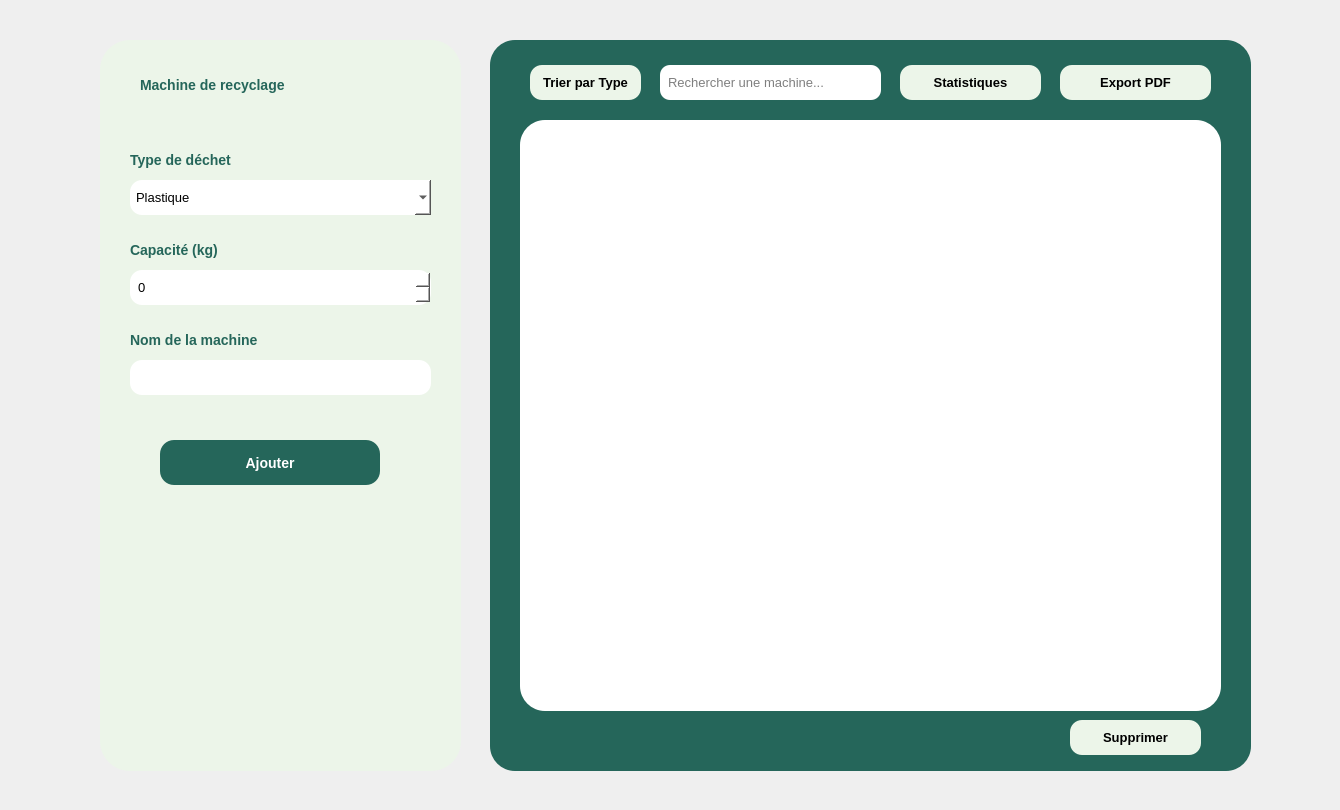
    <widget class="QWidget" name="GMachinePage">
     <widget class="QStackedWidget" name="MRstackedWidget">
      <property name="geometry">
       <rect>
        <x>0</x>
        <y>0</y>
        <width>1331</width>
        <height>801</height>
       </rect>
      </property>
      <widget class="QWidget" name="MRrecyclingPage_2">
       <widget class="QFrame" name="MRframe_inputs">
        <property name="geometry">
         <rect>
          <x>100</x>
          <y>40</y>
          <width>361</width>
          <height>731</height>
         </rect>
        </property>
        <property name="styleSheet">
         <string notr="true">QFrame{
 background-color:#ECF5E9;
 border-radius:30px;
}
QLabel{
 color:#25665A;
 font-weight:bold;
 font-size:14px;
}
QLineEdit, QComboBox,QSpinBox{
 background:white;
 border-radius:12px;
 padding:6px;
 color:black;
 font-size:13px;
}
QPushButton{
 background-color:#25665A;
 color:white;
 border-radius:14px;
 padding:10px;
 font-size:14px;
 font-weight:bold;
}
QPushButton:hover{
 background-color:#1D4840;
}
       </string>
        </property>
        <widget class="QLabel" name="MRlabel_titre">
         <property name="geometry">
          <rect>
           <x>40</x>
           <y>30</y>
           <width>260</width>
           <height>30</height>
          </rect>
         </property>
         <property name="text">
          <string>Machine de recyclage</string>
         </property>
        </widget>
        <widget class="QLabel" name="MRlabel_type">
         <property name="geometry">
          <rect>
           <x>30</x>
           <y>110</y>
           <width>200</width>
           <height>20</height>
          </rect>
         </property>
         <property name="text">
          <string>Type de déchet</string>
         </property>
        </widget>
        <widget class="QComboBox" name="MRcombo_typeDechet">
         <property name="geometry">
          <rect>
           <x>30</x>
           <y>140</y>
           <width>301</width>
           <height>35</height>
          </rect>
         </property>
         <item>
          <property name="text">
           <string>Plastique</string>
          </property>
         </item>
         <item>
          <property name="text">
           <string>Verre</string>
          </property>
         </item>
         <item>
          <property name="text">
           <string>Métal</string>
          </property>
         </item>
        </widget>
        <widget class="QLabel" name="MRlabel_quantite">
         <property name="geometry">
          <rect>
           <x>30</x>
           <y>200</y>
           <width>200</width>
           <height>20</height>
          </rect>
         </property>
         <property name="text">
          <string>Capacité (kg)</string>
         </property>
        </widget>
        <widget class="QLabel" name="MRlabel_machine">
         <property name="geometry">
          <rect>
           <x>30</x>
           <y>290</y>
           <width>200</width>
           <height>20</height>
          </rect>
         </property>
         <property name="text">
          <string>Nom de la machine</string>
         </property>
        </widget>
        <widget class="QPushButton" name="MRbtn_lancer">
         <property name="geometry">
          <rect>
           <x>60</x>
           <y>400</y>
           <width>220</width>
           <height>45</height>
          </rect>
         </property>
         <property name="text">
          <string>Ajouter</string>
         </property>
        </widget>
        <widget class="QSpinBox" name="MRspinBox_capacite">
         <property name="geometry">
          <rect>
           <x>30</x>
           <y>230</y>
           <width>301</width>
           <height>35</height>
          </rect>
         </property>
         <property name="maximum">
          <number>300</number>
         </property>
        </widget>
        <widget class="QLineEdit" name="MRlineEdit_nomMachine">
         <property name="geometry">
          <rect>
           <x>30</x>
           <y>320</y>
           <width>301</width>
           <height>35</height>
          </rect>
         </property>
        </widget>
       </widget>
       <widget class="QFrame" name="MRframe_table">
        <property name="geometry">
         <rect>
          <x>490</x>
          <y>40</y>
          <width>761</width>
          <height>731</height>
         </rect>
        </property>
        <property name="styleSheet">
         <string notr="true">QTableCornerButton{
 background-color:#25665A;
}
QFrame{
 background-color:#25665A;
 border-radius:25px;
}
QTableWidget,QTableView{
 background-color:white;
 color:black;
 gridline-color:#ccc;
}
QTableWidget::item{
 background-color:white;
 color:black;
}
QHeaderView::section{
 background-color:#25665A;
 color:white;
 font-weight:bold;
}
QTableWidget::item:selected{
 background-color:#25665A;
 color:white;
}
QPushButton{
 background:#ECF5E9;
 border-radius:12px;
 padding:6px;
 font-size:13px;
 font-weight:bold;
}
QPushButton:hover{
 background:#D6EAD6;
}
QLineEdit{
 background:white;
 border-radius:10px;
 padding:6px;
 font-size:13px;
 color:black;
}
       </string>
        </property>
        <widget class="QPushButton" name="MRbtn_trier">
         <property name="geometry">
          <rect>
           <x>40</x>
           <y>25</y>
           <width>111</width>
           <height>35</height>
          </rect>
         </property>
         <property name="text">
          <string>Trier par Type</string>
         </property>
        </widget>
        <widget class="QLineEdit" name="MRline_recherche">
         <property name="geometry">
          <rect>
           <x>170</x>
           <y>25</y>
           <width>221</width>
           <height>35</height>
          </rect>
         </property>
         <property name="placeholderText">
          <string>Rechercher une machine...</string>
         </property>
        </widget>
        <widget class="QPushButton" name="MRbtn_stats">
         <property name="geometry">
          <rect>
           <x>410</x>
           <y>25</y>
           <width>141</width>
           <height>35</height>
          </rect>
         </property>
         <property name="text">
          <string>Statistiques</string>
         </property>
        </widget>
        <widget class="QPushButton" name="MRbtn_export">
         <property name="geometry">
          <rect>
           <x>570</x>
           <y>25</y>
           <width>151</width>
           <height>35</height>
          </rect>
         </property>
         <property name="text">
          <string>Export PDF</string>
         </property>
        </widget>
        <widget class="QPushButton" name="MRbtn_supprimer">
         <property name="geometry">
          <rect>
           <x>580</x>
           <y>680</y>
           <width>131</width>
           <height>35</height>
          </rect>
         </property>
         <property name="text">
          <string>Supprimer</string>
         </property>
        </widget>
        <widget class="QTableView" name="MRtable">
         <property name="geometry">
          <rect>
           <x>30</x>
           <y>80</y>
           <width>701</width>
           <height>591</height>
          </rect>
         </property>
         <property name="styleSheet">
          <string notr="true"/>
         </property>
         <attribute name="horizontalHeaderStretchLastSection">
          <bool>false</bool>
         </attribute>
         <attribute name="verticalHeaderVisible">
          <bool>true</bool>
         </attribute>
        </widget>
       </widget>
      </widget>
     </widget>
    </widget>
